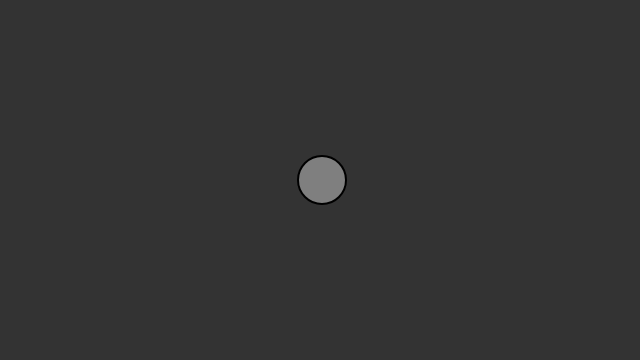
Frame 1 (no input)
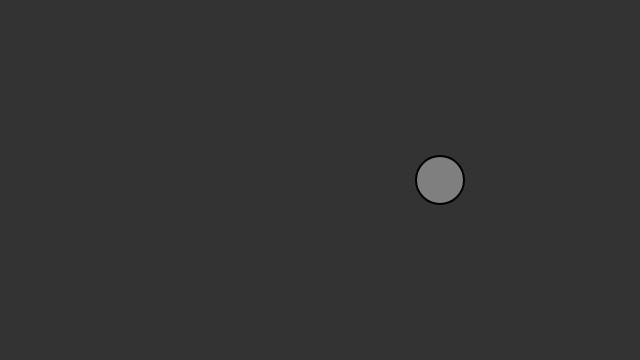
Frame 60 (no input)
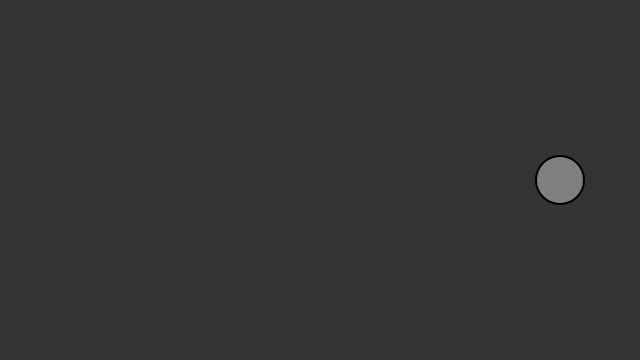
Frame 120 (the mouse pressed at the canvas centre since frame 60)

The p5.js sketch that drew these frames (run headless with seeded random() and noise() and a simulated clock; from frame 60 on, the mouse is pressed at the canvas centre):

// p5.js sketch
// ── sketch.js
var x = 320;
var y = 180;
var xspeed = 2;

function setup() {
  createCanvas(640,360); 
}


function draw() {
  background(51);

  //add the current speed to position
  x = x + xspeed;

  if((x > width) || (x < 0)) {
    xspeed = xspeed * -1;
  }

  //display circle at x position
  stroke(0);
  strokeWeight(2);
  fill(127);
  ellipse(x, 180, 48, 48);
}
